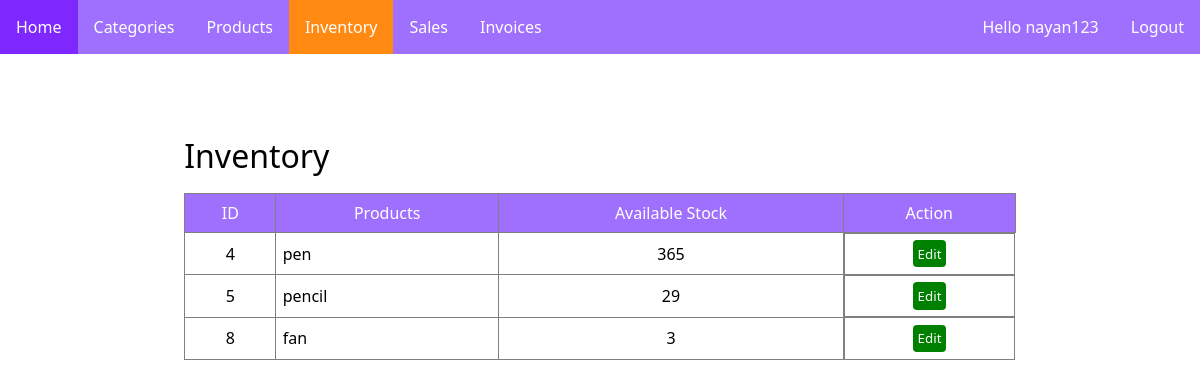
/inventory (signed in), run on the app's committed database.
### items/models.py (models this page shows, shortened)
class Inventory(models.Model):
    Products = models.ForeignKey(Products, on_delete=models.CASCADE)
    Available_Stock = models.IntegerField(default=0)

class Products(models.Model):
    Date_Time = models.DateTimeField(auto_now=True, auto_now_add=False)
    Name = models.CharField(max_length=50)
    Description = models.TextField()
    Price = models.FloatField()
    Status = models.BooleanField(default=True)
    Categorie = models.ForeignKey(Categories, on_delete=models.CASCADE)

### items/views.py (the view)
# urls.py: path("inventory", views.inventory, name='inventory'),
def inventory(request):
    active_inventory = "active"
    p = Inventory.objects.all()
    context = {"active_inventory":active_inventory, "inventory":p}
    return render(request, 'items/inventory.html', context)

### Templates/items/inventory.html (shortened to what this page needs)
{% extends "base.html" %}
{% load static %}
{% block head %}
<link rel="stylesheet" href="{% static 'css/style.css' %}">
{% endblock head %}
{% block body %}
<div class="cont">
    <div class="flexbox">
        <h1 class="heading">Inventory</h1>
    </div>
    <table class="table">
        <tr>
            <th>ID</th>
            <th>Products</th>
            <th>Available Stock</th>
            <th>Action</th>
        </tr>
        <tr>
            {% if inventory %}
            {% for i in inventory %}
            <tr>
            <td style='text-align: center;'>{{i.id}}</td>
            <td>{{i.Products.Name}}</td>
            <td style='text-align: center;'>{{i.Available_Stock}}</td>
            <td class="center">
                <button class="editbtn" onclick="window.location.href='/edit_inventory/{{i.id}}/'">Edit</button>
            </td>
            </tr>
            {% endfor %}
            {% else %}
            <td style='color:red; padding: 1rem; text-align: center;' colspan="6">Empty</td>
            {% endif %}
        </tr>
    </table>
</div>
{% endblock body %}

### Templates/base.html (shortened to what this page needs)
{% load static %}
<!DOCTYPE html>
<html lang="en">
<head>
    <link rel="stylesheet" href="{% static 'css/navbar.css' %}">
    {% block head %}
    {% endblock head %}
</head>
<body>
    <nav class="navbar">
        {% if user.is_authenticated %}
        <ul>
            <li class = '{% if active_home %}active{% endif %}' onclick="window.location.href = '/'">Home</li>
            <li class = '{% if active_categories %}active{% endif %}' onclick="window.location.href = '/categories'">Categories</li>
            <li class = '{% if active_products %}active{% endif %}' onclick="window.location.href = '/products'">Products</li>
            <li class = '{% if active_inventory %}active{% endif %}' onclick="window.location.href = '/inventory'">Inventory</li>
            <li class = '{% if active_sales %}active{% endif %}' onclick="window.location.href = '/sales'">Sales</li>
            <li class = '{% if active_invoices %}active{% endif %}' onclick="window.location.href = '/invoices'">Invoices</li>
        </ul>
        <ul>
            <li>Hello {{user.username}}</li>
            <li onclick="window.location.href = '/account/logout'">Logout</li>
        </ul>
        {% else %}
        <ul style='margin: auto;'>
            <li><h1>Inventory Management</h1></li>
        </ul>
        {% endif %}
    </nav>
    {% block body %}
    {% endblock body %}
</body>
</html>

### static/css/navbar.css (style rules this page uses)
* { box-sizing: border-box; padding: 0; margin: 0; font-family: 'Segoe UI', Tahoma, Geneva, Verdana, sans-serif; }
.navbar { display: flex; flex-direction: row; justify-content: space-between; background-color: #9F70FD; }
.navbar ul { display: flex; flex-direction: row; list-style: none; }
.navbar ul li { padding: 1rem 1rem; cursor: pointer; color: white; }
.active { background-color: #FF8911; }

### static/css/style.css (style rules this page uses)
.cont { max-width: 22cm; margin: auto; padding: 4rem 0; }
.flexbox { display: flex; flex-direction: row; flex-wrap: nowrap; justify-content: space-between; align-items: center; }
.heading { font-weight: 300; margin: 1rem 0; }
.table { width: 100%; border-collapse: collapse; }
.table th { font-weight: 400; background-color: #9F70FD; color: white; }
.table th, .table td { border: 1px solid gray; padding: 0.5rem; }
.table td { font-weight: 400; padding: 0.4rem; }
.editbtn { background-color: green; color:white; border: 0; padding: 0.3rem; border-radius: 4px; }
.center { display: flex; flex-direction: row; justify-content: space-around; }

### data on the page
Inventory: id "4", Products.Name "pen", Available_Stock "365"
Inventory: id "5", Products.Name "pencil", Available_Stock "29"
Inventory: id "8", Products.Name "fan", Available_Stock "3"

### other printed values
{{ user.username }} "nayan123"
